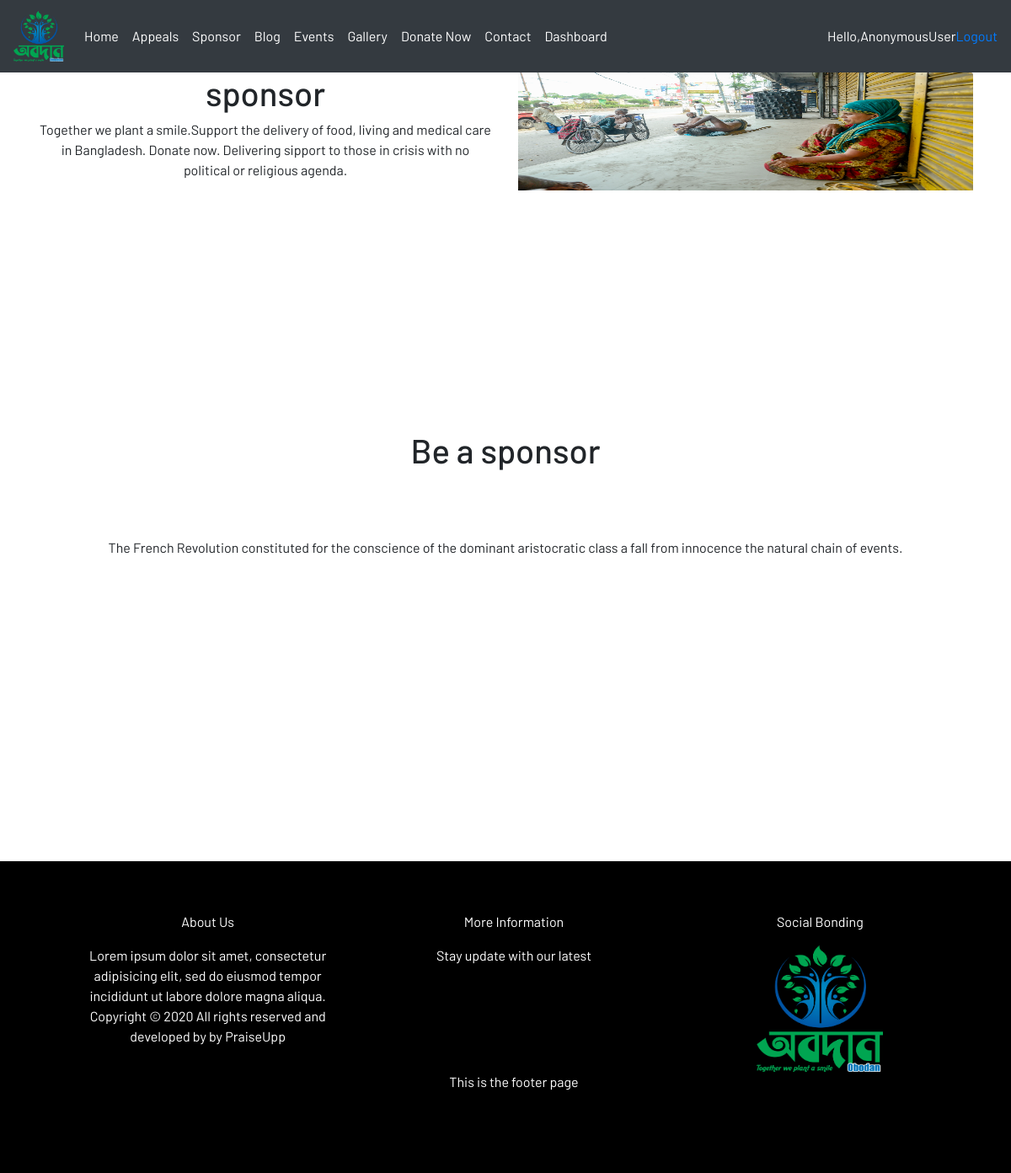
Page /sponsor on the earlier database version.
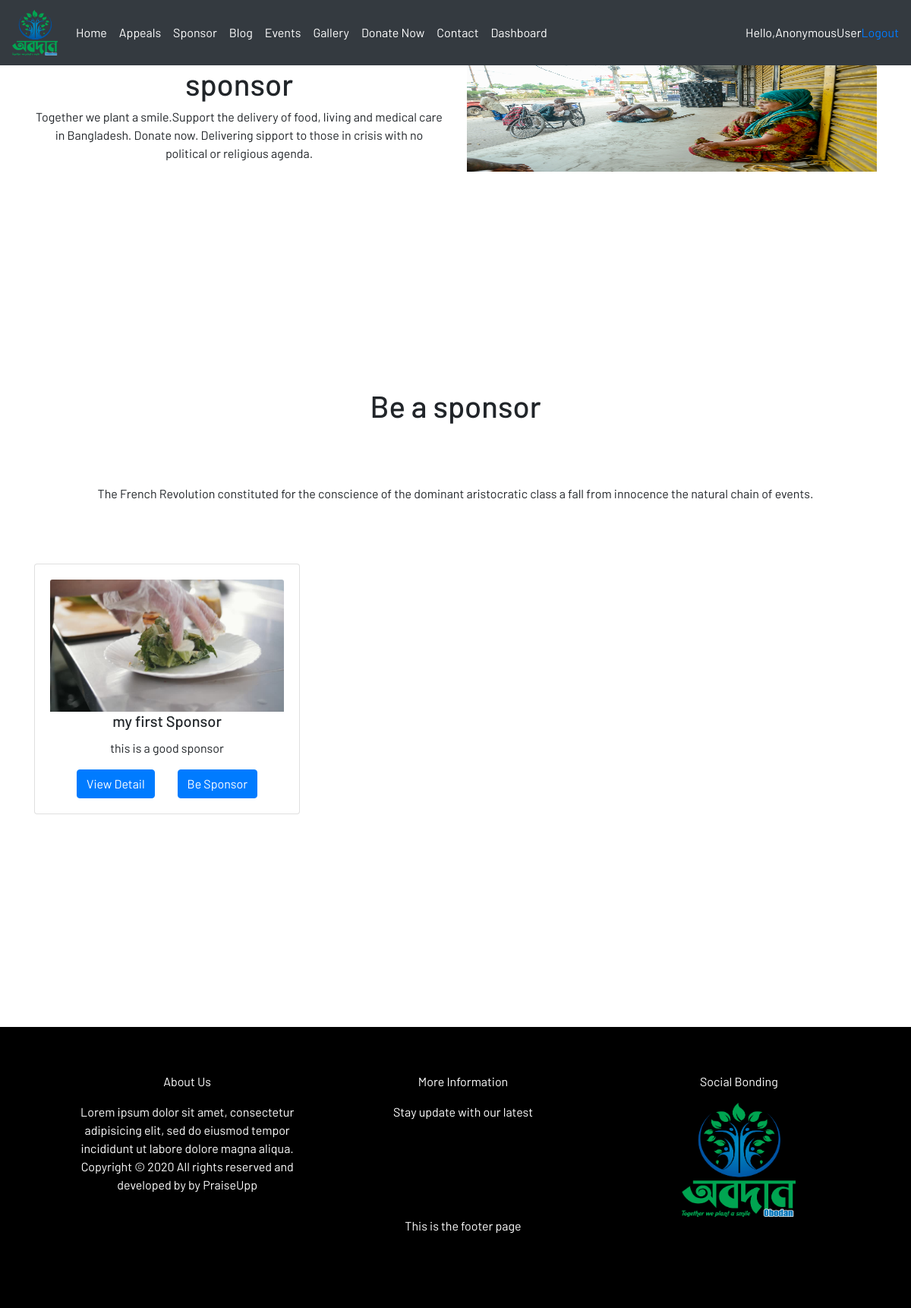
Same page on the later database version.
### webmanager/models.py (models this page shows, shortened)
class Sponsor(models.Model):
    sponsor_title = models.CharField(max_length=100)
    sponsor_desc = models.TextField(max_length=1000)
    sponsor_pic = models.ImageField(null=True, blank=True)
    created_at = models.DateTimeField(null=True, blank=True)
    updated_on = models.DateTimeField(auto_now=True)

### webmanager/views.py (the view)
# urls.py: path('sponsor', views.sponsor, name="sponsor"),
def sponsor(request):
    sponsors = Sponsor.objects.all()
    context = {'sponsors': sponsors}
    return render(request, 'webmanager/sponsor.html', context)

### webmanager/templates/webmanager/sponsor.html
{% extends 'webmanager/main.html' %} {% block content %} {% load static%}
<section>
    <div class="container text-center">
      <div class="row">
        <div class="col-lg-6">
          <h1>sponsor</h1>
          <p>
            Together we plant a smile.Support the delivery of food, living and
            medical care in Bangladesh. Donate now. Delivering sipport to those in
            crisis with no political or religious agenda.
          </p>
        </div>
        <div class="col-lg-6">
          <img
            src="{% static '/img/assets/khulna3.jpg' %}"
            class="card-img-top img-fluid"
            alt="..." style="height: 140px;"
          />
        </div>
      </div>
    </div>
  </section>
<section>
  <div class="container section-gap">
    <div class="text-center">
      <h1>Be a sponsor</h1>
      <p class="title-gap">
        The French Revolution constituted for the conscience of the dominant
        aristocratic class a fall from innocence the natural chain of events.
      </p>
    </div>
    <div class="row text-center title-gap">
       {% for sponsor in sponsors %}
      <div class="col-lg-4">
        <div class="card" style="">
          <div class="card-body">
            <img
              src="{{ sponsor.sponsor_pic.url }}"
              class="card-img-top img-fluid"
              alt="..."
            />
            <h5 class="card-title">{{sponsor.sponsor_title}}</h5>
            <p class="card-text">
              {{sponsor.sponsor_desc}}
            </p>
            <a href="#" class="btn btn-primary">View Detail</a
            ><a href="{%url 'contact' %}" class="btn btn-primary button-margin">Be Sponsor</a>
          </div>
        </div>
      </div>
     {% endfor %}
    </div>
  </div>
</section>
    {% endblock %}

Differences in the rows shown:
added Sponsor: sponsor_pic (picture), sponsor_title "my first Sponsor", sponsor_desc "this is a good sponsor"
